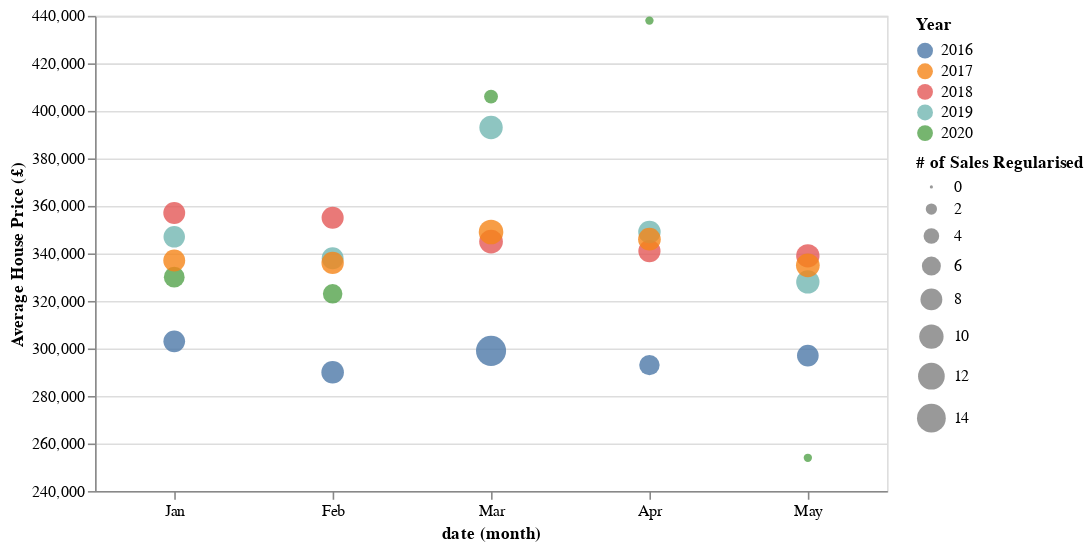

Vega-Lite specification for this chart:
### Vega-Lite specification from a JSON file in a GitHub repository (floating-point values rounded to 4 significant figures)
{"config": {"view": {"continuousWidth": 400, "continuousHeight": 300}}, "data": {"name": "data-502fecbe17c5a90228604a6dd75f93d5"}, "mark": {"type": "point", "filled": true}, "encoding": {"color": {"condition": {"type": "nominal", "field": "Year", "selection": "select"}, "value": "grey"}, "opacity": {"value": 0.8}, "order": {"type": "quantitative", "field": "# of Sales", "sort": "ascending"}, "size": {"type": "quantitative", "field": "# of Sales Regularised"}, "tooltip": [{"type": "quantitative", "field": "# of Sales"}, {"type": "quantitative", "field": "Average House Price (£)"}, {"type": "quantitative", "field": "Year"}], "x": {"type": "nominal", "field": "date", "timeUnit": "month"}, "y": {"type": "quantitative", "field": "Average House Price (£)", "scale": {"zero": false}}}, "height": 300, "selection": {"select": {"type": "single", "fields": ["Year"], "on": "mouseover"}}, "width": 500, "$schema": "https://vega.github.io/schema/vega-lite/v4.8.1.json", "datasets": {"data-502fecbe17c5a90228604a6dd75f93d5": [{"Year": 2016, "Month": 1, "Average House Price (£)": 303000.0, "# of Sales": 68792, "date": "2016-01-01T00:00:00", "# of Sales Regularised": 7.879}, {"Year": 2016, "Month": 2, "Average House Price (£)": 290000.0, "# of Sales": 75369, "date": "2016-02-01T00:00:00", "# of Sales Regularised": 8.537}, {"Year": 2016, "Month": 3, "Average House Price (£)": 299000.0, "# of Sales": 143155, "date": "2016-03-01T00:00:00", "# of Sales Regularised": 15.32}, {"Year": 2016, "Month": 4, "Average House Price (£)": 293000.0, "# of Sales": 59718, "date": "2016-04-01T00:00:00", "# of Sales Regularised": 6.972}, {"Year": 2016, "Month": 5, "Average House Price (£)": 297000.0, "# of Sales": 68686, "date": "2016-05-01T00:00:00", "# of Sales Regularised": 7.869}, {"Year": 2017, "Month": 1, "Average House Price (£)": 337000.0, "# of Sales": 70267, "date": "2017-01-01T00:00:00", "# of Sales Regularised": 8.027}, {"Year": 2017, "Month": 2, "Average House Price (£)": 336000.0, "# of Sales": 73644, "date": "2017-02-01T00:00:00", "# of Sales Regularised": 8.364}, {"Year": 2017, "Month": 3, "Average House Price (£)": 349000.0, "# of Sales": 91664, "date": "2017-03-01T00:00:00", "# of Sales Regularised": 10.17}, {"Year": 2017, "Month": 4, "Average House Price (£)": 346000.0, "# of Sales": 76169, "date": "2017-04-01T00:00:00", "# of Sales Regularised": 8.617}, {"Year": 2017, "Month": 5, "Average House Price (£)": 335000.0, "# of Sales": 84265, "date": "2017-05-01T00:00:00", "# of Sales Regularised": 9.427}, {"Year": 2018, "Month": 1, "Average House Price (£)": 357000.0, "# of Sales": 70209, "date": "2018-01-01T00:00:00", "# of Sales Regularised": 8.021}, {"Year": 2018, "Month": 2, "Average House Price (£)": 355000.0, "# of Sales": 71752, "date": "2018-02-01T00:00:00", "# of Sales Regularised": 8.175}, {"Year": 2018, "Month": 3, "Average House Price (£)": 345000.0, "# of Sales": 84433, "date": "2018-03-01T00:00:00", "# of Sales Regularised": 9.443}, {"Year": 2018, "Month": 4, "Average House Price (£)": 341000.0, "# of Sales": 72555, "date": "2018-04-01T00:00:00", "# of Sales Regularised": 8.255}, {"Year": 2018, "Month": 5, "Average House Price (£)": 339000.0, "# of Sales": 81732, "date": "2018-05-01T00:00:00", "# of Sales Regularised": 9.173}, {"Year": 2019, "Month": 1, "Average House Price (£)": 347000.0, "# of Sales": 67073, "date": "2019-01-01T00:00:00", "# of Sales Regularised": 7.707}, {"Year": 2019, "Month": 2, "Average House Price (£)": 338000.0, "# of Sales": 70041, "date": "2019-02-01T00:00:00", "# of Sales Regularised": 8.004}, {"Year": 2019, "Month": 3, "Average House Price (£)": 393000.0, "# of Sales": 81566, "date": "2019-03-01T00:00:00", "# of Sales Regularised": 9.157}, {"Year": 2019, "Month": 4, "Average House Price (£)": 349000.0, "# of Sales": 74449, "date": "2019-04-01T00:00:00", "# of Sales Regularised": 8.445}, {"Year": 2019, "Month": 5, "Average House Price (£)": 328000.0, "# of Sales": 81086, "date": "2019-05-01T00:00:00", "# of Sales Regularised": 9.109}, {"Year": 2020, "Month": 1, "Average House Price (£)": 330000.0, "# of Sales": 62072, "date": "2020-01-01T00:00:00", "# of Sales Regularised": 7.207}, {"Year": 2020, "Month": 2, "Average House Price (£)": 323000.0, "# of Sales": 53488, "date": "2020-02-01T00:00:00", "# of Sales Regularised": 6.349}, {"Year": 2020, "Month": 3, "Average House Price (£)": 406000.0, "# of Sales": 21349, "date": "2020-03-01T00:00:00", "# of Sales Regularised": 3.135}, {"Year": 2020, "Month": 4, "Average House Price (£)": 438000.0, "# of Sales": 281, "date": "2020-04-01T00:00:00", "# of Sales Regularised": 1.028}, {"Year": 2020, "Month": 5, "Average House Price (£)": 254000.0, "# of Sales": 41, "date": "2020-05-01T00:00:00", "# of Sales Regularised": 1.004}]}}
